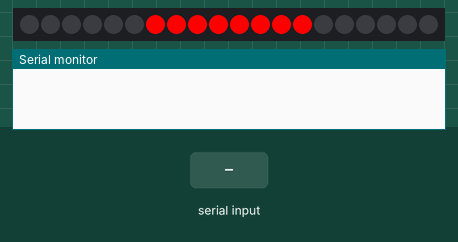
A sketch run on a simulated Arduino Uno, built with avr-gcc and run on an emulated ATmega328P. Parts: 20 RGB LEDs in strip order, left to right, the last lines printed to the serial monitor. The inputs (shaded band) are chosen by the test bench.

Above: at 1.2 s.
1.3 s: "0\n" received over Serial
At 1.65 s:
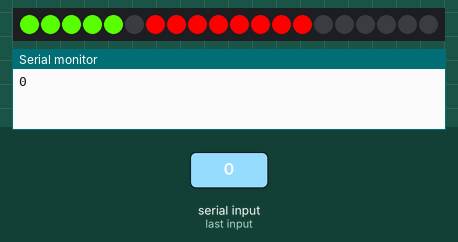
3.0 s: "1\n" received over Serial
At 3.35 s:
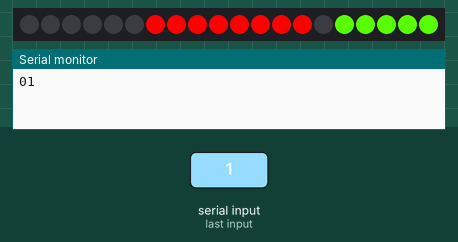
Timing chart, 0 to 6.0 s (numbered marks = the images above; inputs shaded):
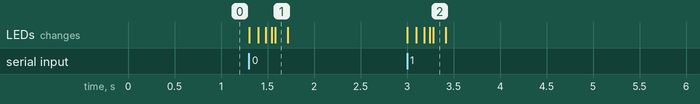

Measured:
- after the input at 1.3 s, the LEDs: first change at once (image 1 shows a later state)
- after the input at 3.0 s, the LEDs: first change at once (image 2 shows a later state)

The sketch:

finding_serial_port_num.ino
```cpp
#include "FastLED.h"
CRGB LEDs[20];

void setup() {
  Serial.begin(115200);
  Serial.setTimeout(1);
  FastLED.addLeds<WS2812B, 2, GRB>(LEDs,20);
  for(int x=0; x<8; x++)
  {
    LEDs[x+6]= CRGB::Red;
    FastLED.show();
  }

}
void loop() {
  while (!Serial.available());
  int x = Serial.readString().toInt();
  Serial.print(x);
  if (x==0) {
    for(int x=0; x<5; x++)
      {
        LEDs[4-x] = CRGB(89, 255, 0);
        FastLED.show();
        delay(20 * (5-x));
      }
      delay(100);
      for(int x=0; x<5; x++)
      {
        LEDs[4-x] = CRGB::Black;
        FastLED.show();
      }
      FastLED.show();
      delay(100);
  } else if (x==1) {
    for(int x=0; x<5; x++)
      {
        LEDs[x+15] = CRGB(89, 255, 0);
        FastLED.show();
        delay(20 * (5-x));
      }
      delay(100);
      for(int x=0; x<5; x++) {
        LEDs[x+15] = CRGB::Black;
        FastLED.show();
        //delay(20 * (5-x));
      }
      FastLED.show();
      delay(100);
  }
}
```
